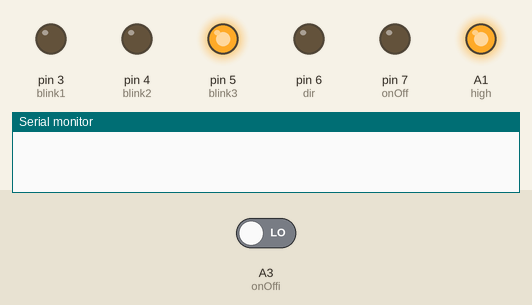
This sketch was run on a simulated Arduino Uno, built with avr-gcc and run on an emulated ATmega328P. On the bench: output pins drawn as LEDs (lit = HIGH), the last lines printed to the serial monitor. The inputs (shaded band) are chosen by the test bench; at power-on: A3 (onOffi) LOW. Pins used as bus, display or sensor lines are not drawn.

Above: at 1.2 s.
1.3 s: A3 (onOffi) driven HIGH
At 2.4 s:
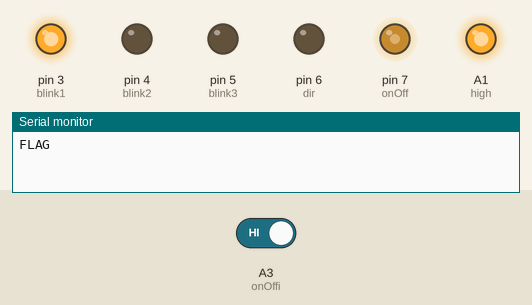
2.8 s: A3 (onOffi) driven LOW
At 4.5 s:
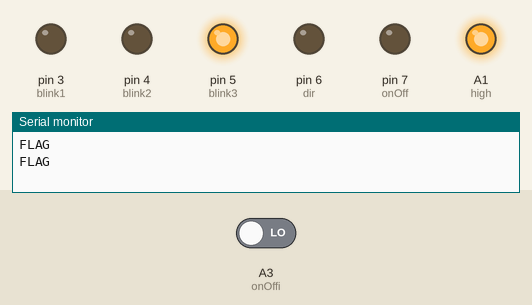
5.2 s: A3 (onOffi) driven HIGH
At 6.5 s:
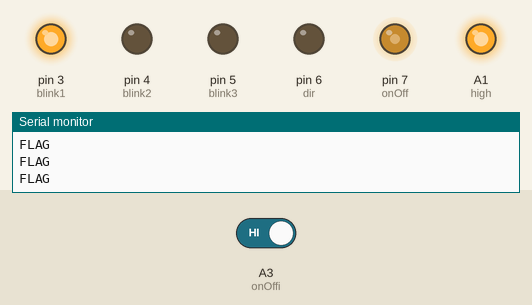
Timing chart, 0 to 8.2 s (numbered marks = the images above; inputs shaded):
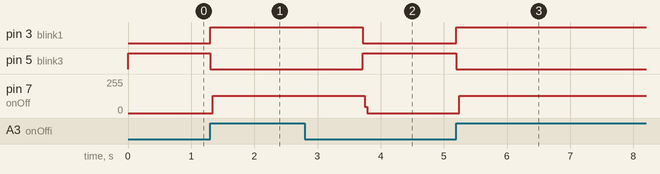

The sketch:

NanoB_CDR.ino
```cpp
const int onOff = 7;
const int dir = 6;
const int sleep = 8;

const int onOffi = A3; //8;
int diri = 1;
const int high = A1;// 10;

const int blink1 = 3;
const int blink2 = 4;
const int blink3 = 5;
int count = 0;

void setup() {
  pinMode(high, OUTPUT);
  digitalWrite(high, HIGH);
  pinMode(onOff, OUTPUT);
  pinMode(dir, OUTPUT);
  pinMode(onOffi, INPUT);
  pinMode(sleep, OUTPUT);
  digitalWrite(sleep, HIGH);
  //pinMode(diri, INPUT); No longer needed, one direction so I will hard code it for now.
  pinMode(blink1, OUTPUT);
  pinMode(blink2, OUTPUT);
  pinMode(blink3, OUTPUT);
  diri = 1; // Set low if belt goes wrong

  Serial.begin(9600);


}

void loop() {
  //digitalWrite(fw, HIGH);
  //Serial.println(diri);
  //Serial.println(analogRead(onOffi));
  int store = digitalRead(onOffi);

  //Serial.print("onOffi: ");
  //Serial.println(store);
  if(diri == 1 && store == HIGH){//if(digitalRead(diri) == HIGH && digitalRead(onOffi) == HIGH){
    //Serial.println("Good Flag");
    digitalWrite(dir, LOW);
    digitalWrite(blink1, HIGH);
    digitalWrite(blink2, LOW);
    digitalWrite(blink3, LOW);
    }
  else if(diri == 0 && store == HIGH){//digitalRead(onOffi) == HIGH){//else if(digitalRead(diri) == LOW && digitalRead(onOffi) == HIGH){
    //Serial.println("Bad Flag1");
    digitalWrite(dir, HIGH);
    digitalWrite(blink2, HIGH);
    digitalWrite(blink1, LOW);
    digitalWrite(blink3, LOW);
  }else{
    //Serial.println("Bad Flag2");
    digitalWrite(blink2, LOW);
    digitalWrite(blink1, LOW);
    digitalWrite(blink3, HIGH);
  }
  if(store){//digitalRead(onOffi) == HIGH){
    Serial.println("FLAG");
    for(int i = 0; i < 600; i++){
      digitalWrite(onOff,HIGH);
      delay(1);
      digitalWrite(onOff,LOW);
      delay(1);
      }
    }
}
```

Measured:
- after the input at 1.3 s, pin 3 (blink1): LOW → HIGH at once; pin 5 (blink3): HIGH → LOW at once; pin 7 (onOff): 0/255 → 129/255 at once
- after the input at 2.8 s, pin 3 (blink1): HIGH → LOW after 0.92 s; pin 5 (blink3): LOW → HIGH after 0.92 s; pin 7 (onOff): 129/255 → 0/255 after 0.94 s
- after the input at 5.2 s, pin 3 (blink1): LOW → HIGH at once; pin 5 (blink3): HIGH → LOW at once; pin 7 (onOff): 0/255 → 129/255 at once
